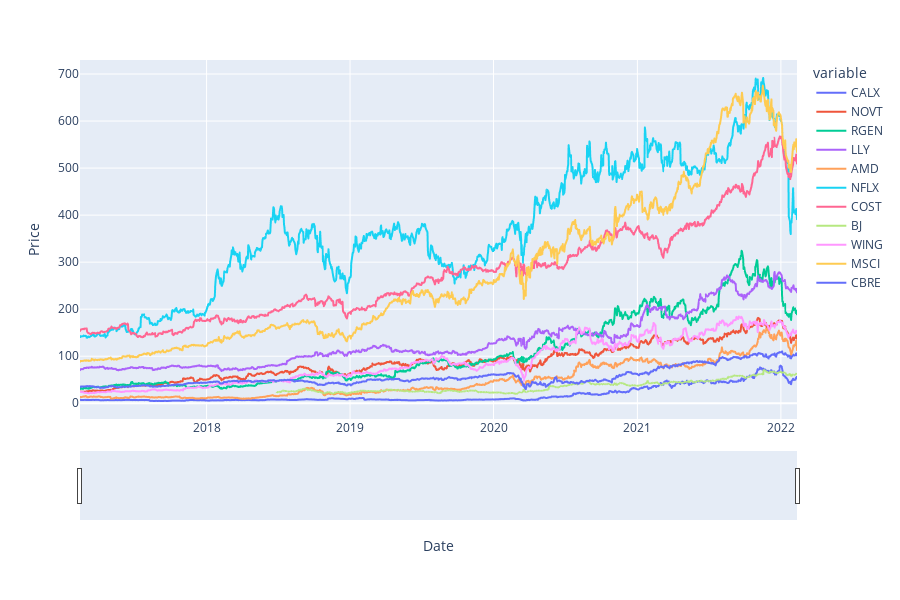

The cell this chart's notebook holds for it:
### Markdown cell above
## Plot Price of Investments over Total Dataset

### Code cell
# Plot out prices for each stock since beginning of 2017
fig = px.line(mult_df, x=mult_df.index, y=mult_df.columns)
fig.update_xaxes(title="Date", rangeslider_visible=True)
fig.update_yaxes(title="Price")
fig.update_layout(height=600, width=900, 
                  showlegend=True)
fig.show()

### Figure 1 — Plotly figure (JSON) as saved in the notebook; plotly's stock layout.template omitted (floating-point values rounded to 4 significant figures; data arrays with more than 128 entries replaced by an {"elided": "..."} marker saying what was removed)
{"data": [{"hovertemplate": "variable=CALX<br>Date=%{x}<br>value=%{y}<extra></extra>", "legendgroup": "CALX", "line": {"color": "#636efa", "dash": "solid"}, "marker": {"symbol": "circle"}, "mode": "lines", "name": "CALX", "showlegend": true, "x": {"elided": "1260 str values"}, "xaxis": "x", "y": {"elided": "1260 float values"}, "yaxis": "y", "type": "scattergl"}, {"hovertemplate": "variable=NOVT<br>Date=%{x}<br>value=%{y}<extra></extra>", "legendgroup": "NOVT", "line": {"color": "#EF553B", "dash": "solid"}, "marker": {"symbol": "circle"}, "mode": "lines", "name": "NOVT", "showlegend": true, "x": {"elided": "1260 str values"}, "xaxis": "x", "y": {"elided": "1260 float values"}, "yaxis": "y", "type": "scattergl"}, {"hovertemplate": "variable=RGEN<br>Date=%{x}<br>value=%{y}<extra></extra>", "legendgroup": "RGEN", "line": {"color": "#00cc96", "dash": "solid"}, "marker": {"symbol": "circle"}, "mode": "lines", "name": "RGEN", "showlegend": true, "x": {"elided": "1260 str values"}, "xaxis": "x", "y": {"elided": "1260 float values"}, "yaxis": "y", "type": "scattergl"}, {"hovertemplate": "variable=LLY<br>Date=%{x}<br>value=%{y}<extra></extra>", "legendgroup": "LLY", "line": {"color": "#ab63fa", "dash": "solid"}, "marker": {"symbol": "circle"}, "mode": "lines", "name": "LLY", "showlegend": true, "x": {"elided": "1260 str values"}, "xaxis": "x", "y": {"elided": "1260 float values"}, "yaxis": "y", "type": "scattergl"}, {"hovertemplate": "variable=AMD<br>Date=%{x}<br>value=%{y}<extra></extra>", "legendgroup": "AMD", "line": {"color": "#FFA15A", "dash": "solid"}, "marker": {"symbol": "circle"}, "mode": "lines", "name": "AMD", "showlegend": true, "x": {"elided": "1260 str values"}, "xaxis": "x", "y": {"elided": "1260 float values"}, "yaxis": "y", "type": "scattergl"}, {"hovertemplate": "variable=NFLX<br>Date=%{x}<br>value=%{y}<extra></extra>", "legendgroup": "NFLX", "line": {"color": "#19d3f3", "dash": "solid"}, "marker": {"symbol": "circle"}, "mode": "lines", "name": "NFLX", "showlegend": true, "x": {"elided": "1260 str values"}, "xaxis": "x", "y": {"elided": "1260 float values"}, "yaxis": "y", "type": "scattergl"}, {"hovertemplate": "variable=COST<br>Date=%{x}<br>value=%{y}<extra></extra>", "legendgroup": "COST", "line": {"color": "#FF6692", "dash": "solid"}, "marker": {"symbol": "circle"}, "mode": "lines", "name": "COST", "showlegend": true, "x": {"elided": "1260 str values"}, "xaxis": "x", "y": {"elided": "1260 float values"}, "yaxis": "y", "type": "scattergl"}, {"hovertemplate": "variable=BJ<br>Date=%{x}<br>value=%{y}<extra></extra>", "legendgroup": "BJ", "line": {"color": "#B6E880", "dash": "solid"}, "marker": {"symbol": "circle"}, "mode": "lines", "name": "BJ", "showlegend": true, "x": {"elided": "1260 str values"}, "xaxis": "x", "y": {"elided": "1260 float values"}, "yaxis": "y", "type": "scattergl"}, {"hovertemplate": "variable=WING<br>Date=%{x}<br>value=%{y}<extra></extra>", "legendgroup": "WING", "line": {"color": "#FF97FF", "dash": "solid"}, "marker": {"symbol": "circle"}, "mode": "lines", "name": "WING", "showlegend": true, "x": {"elided": "1260 str values"}, "xaxis": "x", "y": {"elided": "1260 float values"}, "yaxis": "y", "type": "scattergl"}, {"hovertemplate": "variable=MSCI<br>Date=%{x}<br>value=%{y}<extra></extra>", "legendgroup": "MSCI", "line": {"color": "#FECB52", "dash": "solid"}, "marker": {"symbol": "circle"}, "mode": "lines", "name": "MSCI", "showlegend": true, "x": {"elided": "1260 str values"}, "xaxis": "x", "y": {"elided": "1260 float values"}, "yaxis": "y", "type": "scattergl"}, {"hovertemplate": "variable=CBRE<br>Date=%{x}<br>value=%{y}<extra></extra>", "legendgroup": "CBRE", "line": {"color": "#636efa", "dash": "solid"}, "marker": {"symbol": "circle"}, "mode": "lines", "name": "CBRE", "showlegend": true, "x": {"elided": "1260 str values"}, "xaxis": "x", "y": {"elided": "1260 float values"}, "yaxis": "y", "type": "scattergl"}], "layout": {"xaxis": {"anchor": "y", "domain": [0, 1], "title": {"text": "Date"}, "rangeslider": {"visible": true}}, "yaxis": {"anchor": "x", "domain": [0, 1], "title": {"text": "Price"}}, "legend": {"title": {"text": "variable"}, "tracegroupgap": 0}, "margin": {"t": 60}, "height": 600, "width": 900, "showlegend": true}}
